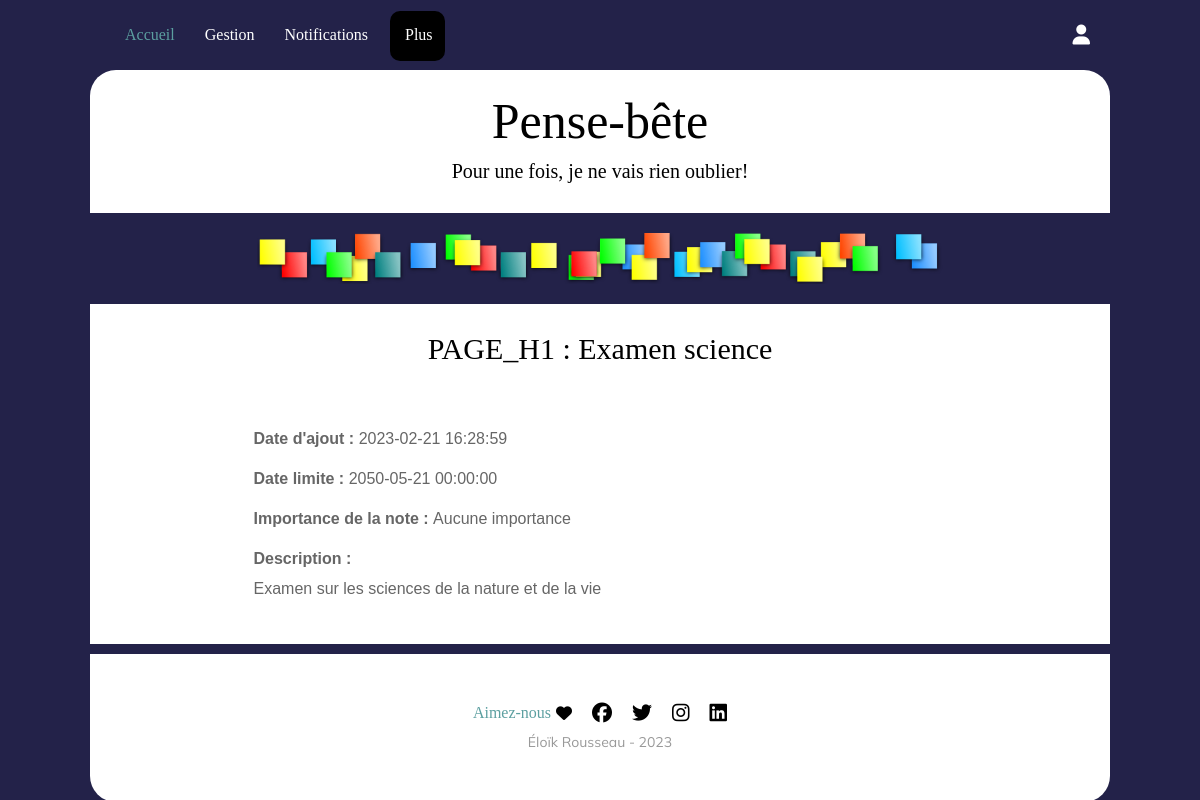
The app's page /notes.php?id=1 with its own data.
### tables this page shows
CREATE TABLE `notes` (
  `id` int NOT NULL,
  `titre` varchar(100) NOT NULL,
  `dateajout` datetime NOT NULL,
  `datelimite` datetime DEFAULT NULL,
  `icone` varchar(255) DEFAULT NULL,
  `eisenhower_id` int DEFAULT NULL,
  `description` text
);

### notes.php (the view, shortened to what this page needs)
<?php
require_once "include/configuration.inc";
$id = $_GET['id'] ?? null;
$requete = "SELECT n.titre, n.dateajout, n.datelimite, eh.titre, n.description FROM notes n
                        LEFT JOIN eisenhower eh ON n.eisenhower_id = eh.id
                        WHERE n.id = ?";
$stmt = $mysqli->prepare($requete);
if ($stmt) {
	$stmt->bind_param("i", $id);
	$stmt->execute();
	$stmt->store_result();
	if (0 == $stmt->errno) {
		$stmt->bind_result($titre_note, $dateajout_note, $datelimite_note, $importance_note, $description_note);
	} else {
		$messageErreur = "Erreur lors de la réquisition de la note : code 1";
	}
} else {
	$messageErreur = "Erreur lors de la réquisition de la note : code 2";
}
require_once "include/entete.inc";
?>
<div class="contenu note-details-container">
	<?php
	$heading = PAGE_H1;
	echo "<h2>${heading} : $titre_note</h2>";
	echo "<div class='details-note'>
                    <span><b>Date d'ajout : </b>$dateajout_note</span>
                    <span><b>Date limite : </b>$datelimite_note</span>
                    <span><b>Importance de la note : </b>" . (empty($importance_note) ? "Aucune importance" : $importance_note) . "</span>
                    <p><b>Description : </b></br>$description_note</p>
                  </div>";
	?>
</div>
<?php require_once "include/pied-page.inc" ?>
</div>
</div>
</body>
</html>

### css/style.css (style rules this page uses)
* { margin: 0; padding: 0; box-sizing: border-box; }
body { --couleur-accent: #5C9FA0; --couleur-menu: #E5E7EB; --couleur-menu-accent: #D7DAE0; padding: 0; margin: auto; width: 85%; background: #f3f4f6; -webkit-text-size-adjust: none; }
p { padding: 0 !important; margin: 0 !important }
h2 { color: #000000; font-family: 'Playfair Display', Georgia, serif; font-size: 30px; text-align: center; font-weight: normal; margin: 10px 0; }
.contenu { background-color: #ffffff; padding: 20px 15px; color: #666666; font-family: 'Muli', Arial, sans-serif; font-size: 16px; line-height: 30px; text-align: center; padding-bottom: 40px; margin-bottom: 10px; position: relative; z-index: -1; }

### css/mes-styles.css (style rules this page uses)
body { background-color: #232249; }
.contenu { display: flex; flex-direction: column; align-items: center; justify-content: center; z-index: 1; }
.note-details-container .details-note { display: flex; flex-direction: column; gap: 10px; text-align: left; width: 70%; margin-top: 50px; }

### records on screen
notes: titre "Examen science", dateajout "2023-02-21 16:28:59", datelimite "2050-05-21 00:00:00", description "Examen sur les sciences de la nature et de la vie"

### other values on screen
heading "PAGE_H1"
